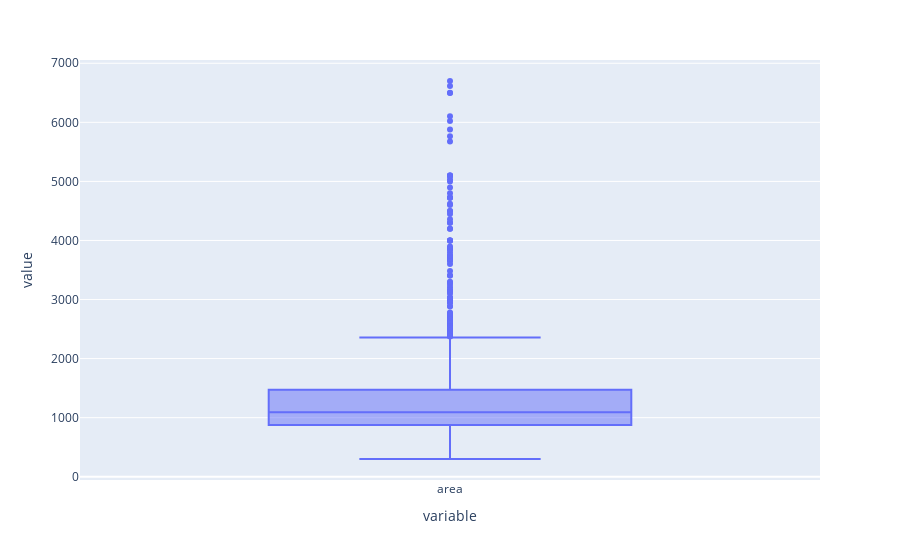

Notebook code for this chart:
### Code cell
px.box(data['area'])

### Figure 1 — Plotly figure (JSON) as saved in the notebook; plotly's stock layout.template omitted (floating-point values rounded to 4 significant figures; data arrays with more than 128 entries replaced by an {"elided": "..."} marker saying what was removed)
{"data": [{"alignmentgroup": "True", "hovertemplate": "variable=%{x}<br>value=%{y}<extra></extra>", "legendgroup": "", "marker": {"color": "#636efa"}, "name": "", "notched": false, "offsetgroup": "", "orientation": "v", "showlegend": false, "type": "box", "x": {"elided": "2620 str values"}, "x0": " ", "xaxis": "x", "y": {"elided": "2620 int values"}, "y0": " ", "yaxis": "y"}], "layout": {"autosize": true, "boxmode": "group", "legend": {"tracegroupgap": 0}, "margin": {"t": 60}, "xaxis": {"anchor": "y", "autorange": true, "domain": [0, 1], "range": [-0.5, 0.5], "title": {"text": "variable"}, "type": "category"}, "yaxis": {"anchor": "x", "autorange": true, "domain": [0, 1], "range": [-55.56, 7056.0], "title": {"text": "value"}, "type": "linear"}}}
